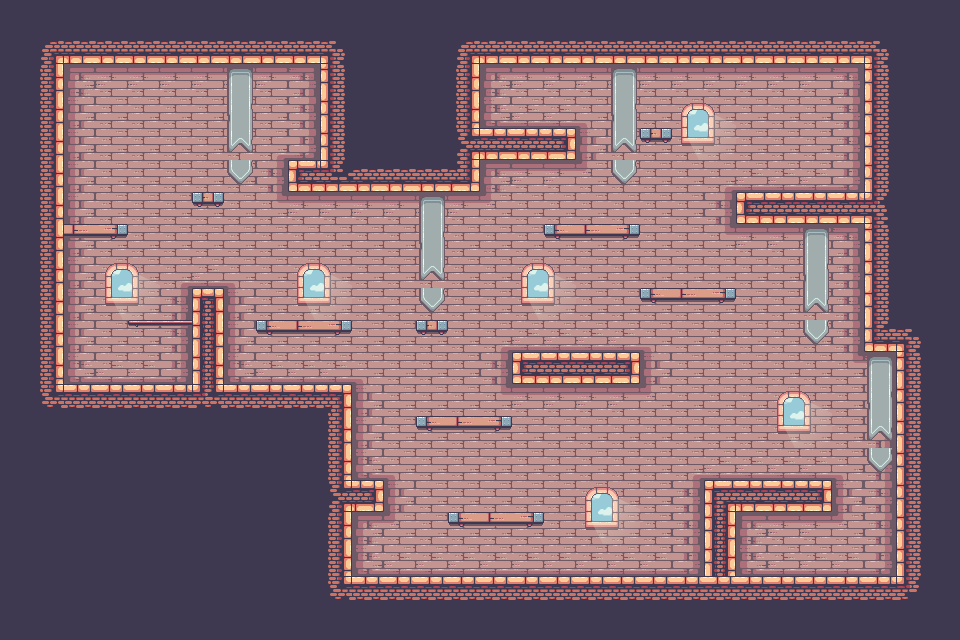

Tiled map render using the project's own tile images. Description and the whole map definition, tile-layer contents included, below:
An orthogonal 30x20 tile map with 32x32 px tiles, 2 tile layers (Tilelaag 1, decoration), 2 tilesets and 29 objects (29x solid).

<map version="1.8" tiledversion="1.8.4" orientation="orthogonal" renderorder="right-down" width="30" height="20" tilewidth="32" tileheight="32" infinite="0" nextlayerid="7" nextobjectid="37">
 <tileset firstgid="1" name="terrain" tilewidth="32" tileheight="32" tilecount="247" columns="19">
  <image source="terrain.png" width="608" height="416" />
 </tileset>
 <tileset firstgid="248" name="decorations" tilewidth="32" tileheight="32" tilecount="42" columns="7">
  <image source="decorations.png" width="224" height="192" />
 </tileset>
 <layer id="1" name="Tilelaag 1" width="30" height="20">
  <data encoding="csv">
41,41,41,41,41,41,41,41,41,41,41,41,41,41,41,41,41,41,41,41,41,41,41,41,41,41,41,41,41,41,
41,27,60,60,60,60,60,60,60,60,28,41,41,41,27,60,60,60,60,60,60,60,60,60,60,60,60,28,41,41,
41,42,135,136,136,136,136,136,136,137,40,41,41,41,42,135,136,136,136,136,136,136,136,136,136,136,137,40,41,41,
41,42,154,155,155,155,155,155,155,156,40,41,41,41,42,173,174,174,142,155,155,155,155,155,155,155,156,40,41,41,
41,42,154,155,155,155,155,155,141,175,40,41,41,41,50,98,98,99,154,155,155,155,155,155,155,155,156,40,41,41,
41,42,154,155,155,155,155,155,156,97,104,60,60,60,61,135,136,136,161,155,155,155,141,174,174,174,175,40,41,41,
41,42,154,155,155,155,155,155,160,136,136,136,136,136,136,161,155,155,155,155,155,155,156,97,98,98,98,30,41,41,
41,42,154,155,155,155,155,155,155,155,155,155,155,155,155,155,155,155,155,155,155,155,160,136,136,136,137,40,41,41,
41,42,154,155,155,141,174,142,155,155,155,155,155,155,155,155,155,155,155,155,155,155,155,155,155,155,156,40,41,41,
41,42,154,155,155,156,25,154,155,155,155,155,155,155,155,155,155,155,155,155,155,155,155,155,155,155,156,40,41,41,
41,42,154,155,155,156,44,154,155,155,155,155,155,155,155,141,174,174,174,174,142,155,155,155,155,155,156,59,28,41,
41,42,173,174,174,175,44,173,174,174,174,142,155,155,155,156,97,98,98,99,154,155,155,155,155,155,160,137,40,41,
41,46,22,22,22,22,31,22,22,22,23,154,155,155,155,160,136,136,136,136,161,155,155,155,155,155,155,156,40,41,
41,41,41,41,41,41,41,41,41,41,42,154,155,155,155,155,155,155,155,155,155,155,155,155,155,155,155,156,40,41,
41,41,41,41,41,41,41,41,41,41,42,173,142,155,155,155,155,155,155,155,155,141,174,174,174,174,142,156,40,41,
41,41,41,41,41,41,41,41,41,41,50,99,154,155,155,155,155,155,155,155,155,156,93,98,98,99,154,156,40,41,
41,41,41,41,41,41,41,41,41,41,42,135,161,155,155,155,155,155,155,155,155,156,44,135,136,136,161,156,40,41,
41,41,41,41,41,41,41,41,41,41,42,173,174,174,174,174,174,174,174,174,174,175,44,173,174,174,174,175,40,41,
41,41,41,41,41,41,41,41,41,41,46,22,22,22,22,22,22,22,22,22,22,22,22,22,22,22,22,22,47,41,
41,41,41,41,41,41,41,41,41,41,41,41,41,41,41,41,41,41,41,41,41,41,41,41,41,41,41,41,41,41
</data>
 </layer>
 <layer id="5" name="decoration" width="30" height="20">
  <data encoding="csv">
0,0,0,0,0,0,0,0,0,0,0,0,0,0,0,0,0,0,0,0,0,0,0,0,0,0,0,0,0,0,
0,0,0,0,0,0,0,0,0,0,0,0,0,0,0,0,0,0,0,0,0,0,0,0,0,0,0,0,0,0,
0,0,0,0,0,0,0,256,0,0,0,0,0,0,0,0,0,0,0,256,0,0,0,0,0,0,0,0,0,0,
0,0,0,0,0,0,0,263,0,0,0,0,0,0,0,0,0,0,0,263,0,273,274,0,0,0,0,0,0,0,
0,0,0,0,0,0,0,270,0,0,0,0,0,0,0,0,0,0,0,270,267,280,281,0,0,0,0,0,0,0,
0,0,0,0,0,0,0,277,0,0,0,0,0,0,0,0,0,0,0,277,0,0,0,0,0,0,0,0,0,0,
0,0,0,0,0,0,267,0,0,0,0,0,0,256,0,0,0,0,0,0,0,0,0,0,0,0,0,0,0,0,
0,0,265,266,0,0,0,0,0,0,0,0,0,263,0,0,0,264,265,266,0,0,0,0,0,256,0,0,0,0,
0,0,0,273,274,0,0,0,0,273,274,0,0,270,0,0,273,274,0,0,0,0,0,0,0,263,0,0,0,0,
0,0,0,280,281,0,0,0,0,280,281,0,0,277,0,0,280,281,0,0,264,265,266,0,0,270,0,0,0,0,
0,0,0,0,257,258,0,0,264,265,266,0,0,267,0,0,0,0,0,0,0,0,0,0,0,277,0,0,0,0,
0,0,0,0,0,0,0,0,0,0,0,0,0,0,0,0,0,0,0,0,0,0,0,0,0,0,0,256,0,0,
0,0,0,0,0,0,0,0,0,0,0,0,0,0,0,0,0,0,0,0,0,0,0,0,273,274,0,263,0,0,
0,0,0,0,0,0,0,0,0,0,0,0,0,264,265,266,0,0,0,0,0,0,0,0,280,281,0,270,0,0,
0,0,0,0,0,0,0,0,0,0,0,0,0,0,0,155,0,0,0,0,0,0,0,0,0,0,0,277,0,0,
0,0,0,0,0,0,0,0,0,0,0,0,0,155,155,155,0,0,273,274,0,0,0,0,0,0,0,0,0,0,
0,0,0,0,0,0,0,0,0,0,0,0,0,0,264,265,266,0,280,281,0,0,0,0,0,0,0,0,0,0,
0,0,0,0,0,0,0,0,0,0,0,0,0,0,0,0,0,0,0,0,0,0,0,0,0,0,0,0,0,0,
0,0,0,0,0,0,0,0,0,0,0,0,0,0,0,0,0,0,0,0,0,0,0,0,0,0,0,0,0,0,
0,0,0,0,0,0,0,0,0,0,0,0,0,0,0,0,0,0,0,0,0,0,0,0,0,0,0,0,0,0
</data>
 </layer>
 <objectgroup id="6" name="collidables">
  <object id="1" type="solid" x="350.877" y="575.439" width="575.439" height="31.309" />
  <object id="6" type="solid" x="704.993" y="481.988" width="29.1498" height="90.212" />
  <object id="7" type="solid" x="735.223" y="482.464" width="93.9271" height="26.0381" />
  <object id="8" type="solid" x="896.086" y="331.444" width="25.9109" height="239.676" />
  <object id="10" type="solid" x="865.857" y="44.2645" width="25.9109" height="302.294" />
  <object id="11" type="solid" x="738.462" y="193.252" width="127.395" height="29.1498" />
  <object id="12" type="solid" x="457.76" y="39.946" width="408.097" height="21.5924" />
  <object id="13" type="solid" x="471.795" y="129.555" width="101.484" height="26.9906" />
  <object id="14" type="solid" x="458.839" y="62.6181" width="17.274" height="127.395" />
  <object id="16" type="solid" x="290.418" y="161.943" width="167.341" height="26.9906" />
  <object id="17" type="solid" x="319.568" y="42.1053" width="29.1498" height="119.838" />
  <object id="18" type="solid" x="42.1053" y="34.5479" width="278.543" height="28.0702" />
  <object id="19" type="solid" x="41.0256" y="60.4588" width="22.6721" height="343.32" />
  <object id="20" type="solid" x="65.857" y="384.345" width="285.02" height="33.4683" />
  <object id="21" type="solid" x="327.126" y="418.893" width="21.5924" height="188.934" />
  <object id="22" type="solid" x="346.559" y="480.432" width="35.6275" height="29.1498" />
  <object id="23" type="solid" x="193.252" y="288.259" width="28.0702" height="97.166" />
  <object id="24" type="solid" x="512.821" y="351.957" width="126.316" height="31.309" />
  <object id="25" type="solid" x="643.455" y="128.475" width="24.8313" height="12.9555" />
  <object id="26" type="solid" x="546.289" y="222.402" width="90.6883" height="11.8758" />
  <object id="27" type="solid" x="642.375" y="287.179" width="92.8475" height="12.9555" />
  <object id="28" type="solid" x="417.814" y="415.655" width="92.8475" height="11.8758" />
  <object id="29" type="solid" x="449.123" y="512.821" width="92.8475" height="11.8758" />
  <object id="30" type="solid" x="258.03" y="322.807" width="91.7679" height="9.7166" />
  <object id="31" type="solid" x="129.555" y="317.409" width="63.6977" height="8.63698" />
  <object id="33" type="solid" x="417.814" y="319.568" width="31.309" height="11.8758" />
  <object id="34" type="solid" x="196.491" y="192.173" width="28.0702" height="12.9555" />
  <object id="35" type="solid" x="63.6977" y="223.482" width="64.7773" height="11.8758" />
  <object id="36" type="solid" x="491.228" y="-130.634" width="1.07962" height="1.07962" />
 </objectgroup>
</map>
